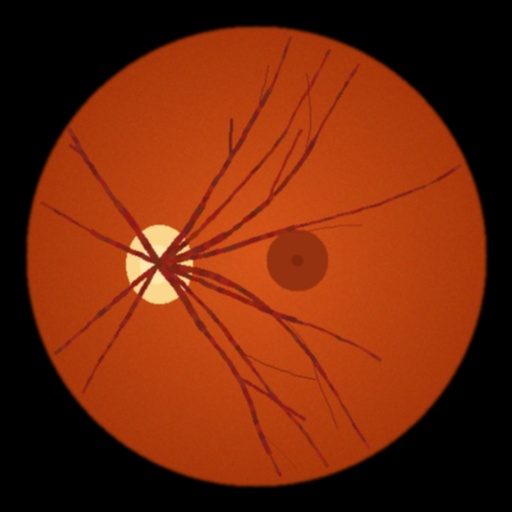
#> input picture dataset/0_No_DR/no_dr_1.jpg, 512 x 512 px; its folder holds only this picture in this run
$ python -i dip_pipeline.py   (imports and definitions only)   (older library calls are emulated)
#> lines starting #> are read from the running program, lines starting #| are printed output that depends on the picture; after the words box and inside, x2 and y2 are one past the last pixel; in counts of white or black regions, pixels touching at a corner belong together
"""
dip_pipeline.py
===============
Digital Image Processing (DIP) Pipeline for Diabetic Retinopathy Detection.

Viva Highlights:
- Green Channel: Provides highest optical contrast for hemoglobin / blood vessels.
- CLAHE: Contrast Limited Adaptive Histogram Equalization avoids noise amplification.
- Morphological Top-Hat: Enhances fine vessel structures and microaneurysms.
- Optic Disc Masking: Robust morphological closing prevents false positive exudate classifications.
- Lesion Segmentation: Detects microaneurysms (red circular lesions) and exudates (bright lipid deposits).
"""

import os
import cv2
import numpy as np


class DIPPipeline:
    def __init__(self, target_size=(512, 512)):
        self.target_size = target_size

    def get_retinal_mask(self, img_bgr):
        """
        Creates circular/elliptical Field-of-View (FOV) mask of the retina.
        Eliminates dark background borders so metrics are computed strictly inside retina.
        """
        gray = cv2.cvtColor(img_bgr, cv2.COLOR_BGR2GRAY)
        _, mask = cv2.threshold(gray, 18, 255, cv2.THRESH_BINARY)
        kernel = cv2.getStructuringElement(cv2.MORPH_ELLIPSE, (15, 15))
        mask = cv2.morphologyEx(mask, cv2.MORPH_CLOSE, kernel)
        mask = cv2.morphologyEx(mask, cv2.MORPH_OPEN, kernel)

        contours, _ = cv2.findContours(mask, cv2.RETR_EXTERNAL, cv2.CHAIN_APPROX_SIMPLE)
        clean_mask = np.zeros_like(mask)
        if contours:
            largest_c = max(contours, key=cv2.contourArea)
            hull = cv2.convexHull(largest_c)
            cv2.drawContours(clean_mask, [hull], -1, 255, thickness=-1)
            erode_k = cv2.getStructuringElement(cv2.MORPH_ELLIPSE, (9, 9))
            clean_mask = cv2.erode(clean_mask, erode_k)
        else:
            h, w = gray.shape
            cv2.circle(clean_mask, (w // 2, h // 2), int(min(h, w) * 0.45), 255, -1)

        return clean_mask

    def extract_green_channel(self, img_bgr):
        """
        Extracts Green Channel.
        Viva Question: Why green channel?
        Answer: Hemoglobin absorbs green light (approx 540-570 nm) maximally,
        making retinal blood vessels appear darkest with peak contrast against the fundus background.
        Red is saturated, Blue has poor depth penetration and strong Rayleigh scattering.
        """
        return img_bgr[:, :, 1]

    def apply_clahe(self, green_img, clip_limit=2.5, tile_size=(8, 8)):
        """
        Contrast Limited Adaptive Histogram Equalization (CLAHE).
        Divides image into 8x8 contextual tiles and applies equalization locally
        with contrast clipping to prevent noise amplification in uniform regions.
        """
        clahe = cv2.createCLAHE(clipLimit=clip_limit, tileGridSize=tile_size)
        return clahe.apply(green_img)

    def denoise(self, img_gray):
        """
        Applies Median filter.
        Median filter removes salt-and-pepper noise while preserving vessel edge sharpness.
        """
        return cv2.medianBlur(img_gray, 3)

    def segment_blood_vessels(self, enhanced_img, fov_mask):
        """
        Blood vessel segmentation using Morphological Bottom-Hat / Top-Hat
        and Adaptive Thresholding.
        """
        kernel_bg = cv2.getStructuringElement(cv2.MORPH_ELLIPSE, (19, 19))
        background = cv2.morphologyEx(enhanced_img, cv2.MORPH_CLOSE, kernel_bg)

        vessel_contrast = cv2.subtract(background, enhanced_img)

        kernel_line = cv2.getStructuringElement(cv2.MORPH_RECT, (9, 9))
        tophat = cv2.morphologyEx(vessel_contrast, cv2.MORPH_TOPHAT, kernel_line)
        vessel_signal = cv2.addWeighted(vessel_contrast, 0.7, tophat, 0.3, 0)

        vessels_thresh = cv2.adaptiveThreshold(
            vessel_signal,
            255,
            cv2.ADAPTIVE_THRESH_GAUSSIAN_C,
            cv2.THRESH_BINARY,
            17,
            -3
        )

        vessels_clean = cv2.bitwise_and(vessels_thresh, vessels_thresh, mask=fov_mask)

        num_labels, labels, stats, _ = cv2.connectedComponentsWithStats(vessels_clean, connectivity=8)
        filtered_vessels = np.zeros_like(vessels_clean)
        for i in range(1, num_labels):
            if stats[i, cv2.CC_STAT_AREA] >= 18:
                filtered_vessels[labels == i] = 255

        return filtered_vessels

    def detect_optic_disc(self, green_img, fov_mask):
        """
        Detects Optic Disc (brightest circular/elliptical region).
        Uses morphological closing to bridge traversing blood vessels and creates
        a complete coverage mask.
        """
        kernel_fuse = cv2.getStructuringElement(cv2.MORPH_ELLIPSE, (31, 31))
        closed = cv2.morphologyEx(green_img, cv2.MORPH_CLOSE, kernel_fuse)
        blurred = cv2.GaussianBlur(closed, (21, 21), 0)

        min_v, max_v, min_l, max_l = cv2.minMaxLoc(blurred, mask=fov_mask)
        thresh = int(max_v * 0.80)
        _, bright = cv2.threshold(blurred, thresh, 255, cv2.THRESH_BINARY)
        bright = cv2.bitwise_and(bright, fov_mask)

        num_c, labels, stats, centroids = cv2.connectedComponentsWithStats(bright)
        disc_mask = np.zeros_like(green_img)
        disc_center = max_l
        disc_radius = 48

        if num_c > 1:
            largest_label = 1 + np.argmax(stats[1:, cv2.CC_STAT_AREA])
            x = stats[largest_label, cv2.CC_STAT_LEFT]
            y = stats[largest_label, cv2.CC_STAT_TOP]
            w = stats[largest_label, cv2.CC_STAT_WIDTH]
            h = stats[largest_label, cv2.CC_STAT_HEIGHT]
            cx = int(x + w / 2)
            cy = int(y + h / 2)
            disc_center = (cx, cy)
            disc_radius = int(max(w, h) / 2 + 15)
            cv2.circle(disc_mask, disc_center, disc_radius, 255, -1)
        else:
            cv2.circle(disc_mask, disc_center, disc_radius, 255, -1)

        return disc_mask, disc_center, disc_radius

    def detect_lesions(self, green_img, clahe_img, vessel_mask, disc_mask, fov_mask):
        """
        Detects Diabetic Retinopathy lesions:
        1. Microaneurysms / Hemorrhages (MA): Dark spots in green channel.
        2. Hard Exudates (EX): Bright yellowish/white lipid deposits.
        """
        h, w = green_img.shape

        non_disc_fov = cv2.bitwise_and(fov_mask, cv2.bitwise_not(disc_mask))
        tissue_roi = cv2.bitwise_and(non_disc_fov, cv2.bitwise_not(vessel_mask))

        # --- A. Exudates Detection (Bright Lesions) ---
        # Exudates appear distinctly bright in green channel outside optic disc
        cand_ex = cv2.bitwise_and((green_img > 185).astype(np.uint8) * 255, tissue_roi)
        num_ex, _, stats_ex, centroids_ex = cv2.connectedComponentsWithStats(cand_ex)
        valid_exudate_blobs = []
        exudate_area = 0

        for i in range(1, num_ex):
            area = stats_ex[i, cv2.CC_STAT_AREA]
            if 2 <= area <= 600:
                x = stats_ex[i, cv2.CC_STAT_LEFT]
                y = stats_ex[i, cv2.CC_STAT_TOP]
                bw = stats_ex[i, cv2.CC_STAT_WIDTH]
                bh = stats_ex[i, cv2.CC_STAT_HEIGHT]
                valid_exudate_blobs.append((x, y, bw, bh, area))
                exudate_area += area

        # --- B. Microaneurysms Detection (Dark Red circular lesions) ---
        inv_green = cv2.bitwise_not(green_img)
        kernel_ma = cv2.getStructuringElement(cv2.MORPH_ELLIPSE, (7, 7))
        tophat_ma = cv2.morphologyEx(inv_green, cv2.MORPH_TOPHAT, kernel_ma)

        _, ma_binary = cv2.threshold(tophat_ma, 18, 255, cv2.THRESH_BINARY)
        cand_ma = cv2.bitwise_and(ma_binary, tissue_roi)
        num_ma, _, stats_ma, centroids_ma = cv2.connectedComponentsWithStats(cand_ma)

        valid_ma_blobs = []
        for i in range(1, num_ma):
            area = stats_ma[i, cv2.CC_STAT_AREA]
            if 2 <= area <= 75:
                cx = int(centroids_ma[i][0])
                cy = int(centroids_ma[i][1])
                r = int(max(2, np.sqrt(area / np.pi) + 1.5))
                valid_ma_blobs.append((cx, cy, r))

        # Create Lesion Visualization
        lesion_vis = cv2.cvtColor(clahe_img, cv2.COLOR_GRAY2BGR)

        # Draw Exudates in Yellow / Gold boxes
        for (x, y, bw, bh, area) in valid_exudate_blobs:
            cv2.rectangle(lesion_vis, (x - 2, y - 2), (x + bw + 2, y + bh + 2), (0, 220, 255), 1)
            cv2.rectangle(lesion_vis, (x, y), (x + bw, y + bh), (0, 255, 255), -1)

        # Draw Microaneurysms in Vivid Red Circles
        for (cx, cy, cr) in valid_ma_blobs:
            cv2.circle(lesion_vis, (cx, cy), max(3, cr), (0, 0, 255), 2)
            cv2.circle(lesion_vis, (cx, cy), 1, (0, 0, 255), -1)

        # Outline optic disc in subtle cyan for examiner clarity
        disc_c, _ = cv2.findContours(disc_mask, cv2.RETR_EXTERNAL, cv2.CHAIN_APPROX_SIMPLE)
        if disc_c:
            cv2.drawContours(lesion_vis, disc_c, -1, (255, 180, 0), 1)

        return {
            "lesion_vis": lesion_vis,
            "microaneurysm_count": len(valid_ma_blobs),
            "exudate_count": len(valid_exudate_blobs),
            "exudate_area": int(exudate_area),
            "ma_blobs": valid_ma_blobs,
            "ex_blobs": valid_exudate_blobs
        }

    def extract_features(self, green_img, vessel_mask, lesion_info, fov_mask):
        """
        Computes quantitative DIP features for medical diagnosis and ML classification.
        """
        fov_pixels = int(np.count_nonzero(fov_mask))
        if fov_pixels == 0:
            fov_pixels = 1

        vessel_pixels = int(np.count_nonzero(vessel_mask))
        vessel_density = round((vessel_pixels / fov_pixels) * 100.0, 2)

        ma_count = lesion_info["microaneurysm_count"]
        ex_count = lesion_info["exudate_count"]
        ex_area_pct = round((lesion_info["exudate_area"] / fov_pixels) * 100.0, 3)

        retinal_pixels = green_img[fov_mask > 0]
        mean_intensity = round(float(np.mean(retinal_pixels)), 2) if len(retinal_pixels) > 0 else 0.0
        contrast_std = round(float(np.std(retinal_pixels)), 2) if len(retinal_pixels) > 0 else 0.0

        sobelx = cv2.Sobel(vessel_mask, cv2.CV_64F, 1, 0, ksize=3)
        sobely = cv2.Sobel(vessel_mask, cv2.CV_64F, 0, 1, ksize=3)
        grad_mag = np.sqrt(sobelx**2 + sobely**2)
        vessel_tortuosity = round(float(np.mean(grad_mag[vessel_mask > 0])) if vessel_pixels > 0 else 0.0, 2)

        return {
            "vessel_density": vessel_density,
            "microaneurysm_count": ma_count,
            "exudate_count": ex_count,
            "exudate_area_pct": ex_area_pct,
            "mean_intensity": mean_intensity,
            "contrast_std": contrast_std,
            "vessel_tortuosity": vessel_tortuosity,
            "total_lesions": ma_count + ex_count
        }

    def create_result_overlay(self, original_bgr, vessel_mask, lesion_info):
        """
        Creates composite ophthalmology overlay:
        - Segmented vessels in neon cyan
        - Microaneurysms in vivid red
        - Exudates in bright yellow
        """
        overlay = original_bgr.copy()

        vessel_indices = vessel_mask > 0
        overlay[vessel_indices] = cv2.addWeighted(
            overlay[vessel_indices], 0.35,
            np.full_like(overlay[vessel_indices], (240, 210, 30)), 0.65, 0
        )

        for (x, y, bw, bh, _) in lesion_info["ex_blobs"]:
            cv2.rectangle(overlay, (x, y), (x + bw, y + bh), (0, 235, 255), 2)

        for (cx, cy, cr) in lesion_info["ma_blobs"]:
            cv2.circle(overlay, (cx, cy), max(3, cr), (0, 0, 255), 2)

        return overlay

    def process(self, img_bgr, output_dir=None):
        """
        Executes full step-by-step DIP pipeline, saving all intermediate images.
        """
        original_resized = cv2.resize(img_bgr, self.target_size, interpolation=cv2.INTER_AREA)
        fov_mask = self.get_retinal_mask(original_resized)
        gray_img = cv2.cvtColor(original_resized, cv2.COLOR_BGR2GRAY)
        green_img = self.extract_green_channel(original_resized)
        clahe_img = self.apply_clahe(green_img)
        denoised_img = self.denoise(clahe_img)
        vessel_mask = self.segment_blood_vessels(denoised_img, fov_mask)
        disc_mask, disc_center, disc_radius = self.detect_optic_disc(green_img, fov_mask)

        disc_masked_view = clahe_img.copy()
        cv2.circle(disc_masked_view, disc_center, disc_radius, 0, -1)

        lesion_info = self.detect_lesions(green_img, clahe_img, vessel_mask, disc_mask, fov_mask)
        lesion_vis = lesion_info["lesion_vis"]

        features = self.extract_features(green_img, vessel_mask, lesion_info, fov_mask)
        result_overlay = self.create_result_overlay(original_resized, vessel_mask, lesion_info)

        saved_paths = {}
        if output_dir:
            os.makedirs(output_dir, exist_ok=True)
            image_map = {
                "original": original_resized,
                "gray": gray_img,
                "green": green_img,
                "clahe": clahe_img,
                "denoised": denoised_img,
                "vessels": vessel_mask,
                "optic_disc": disc_masked_view,
                "lesions": lesion_vis,
                "overlay": result_overlay
            }
            for key, img in image_map.items():
                file_path = os.path.join(output_dir, f"{key}.jpg")
                cv2.imwrite(file_path, img)
                saved_paths[key] = f"{key}.jpg"

        return {
            "features": features,
            "saved_images": saved_paths,
            "optic_disc": {
                "center": disc_center,
                "radius": disc_radius
            }
        }

>>> import cv2
>>> picture = cv2.imread('dataset/0_No_DR/no_dr_1.jpg')
#> picture is the input picture: shape (512, 512, 3); mean B, G, R 10.8, 40.1, 113.9
>>> result = DIPPipeline().process(picture)
#> in get_retinal_mask, `_, mask = cv2.threshold(gray, 18, 255, cv2.THRESH_BINARY)`:
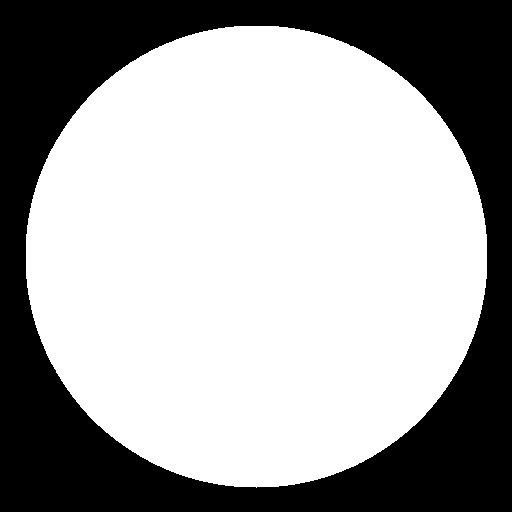
#> mask: shape (512, 512); 64.1% white; 1 black region, box (x1, y1, x2, y2) and area: (0, 0, 512, 512) 94200
#> in get_retinal_mask, `contours, _ = cv2.findContours(mask, cv2.RETR_EXTERNAL, cv2.CHAIN_APPR..`: contours = 1 contour; box (x1, y1, x2, y2) and area: (26, 26, 487, 488) 167291
#> in get_retinal_mask, `largest_c = max(contours, key=cv2.contourArea)`: largest_c = contour of 645 points, box (x1, y1, x2, y2) (26, 26, 487, 488), area 167291
#> in get_retinal_mask, `hull = cv2.convexHull(largest_c)`: hull = contour of 129 points, box (x1, y1, x2, y2) (26, 26, 487, 488), area 167749
#> in segment_blood_vessels, `num_labels, labels, stats, _ = cv2.connectedComponentsWithStats(vessel..`:
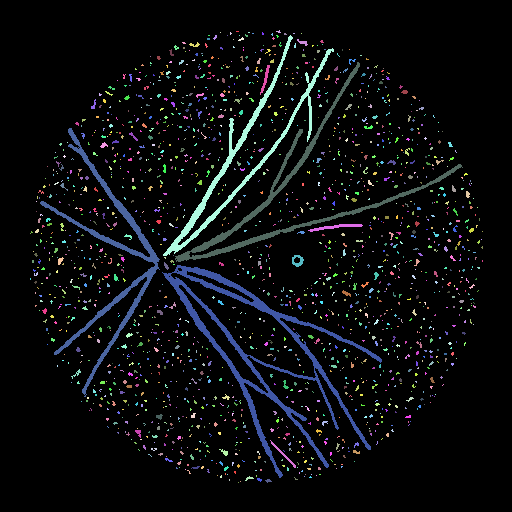
#> labels: shape (512, 512) int32; 1796 distinct labels, from 0 to 1795; one colour per label, 0 black
#> in segment_blood_vessels, `num_labels, labels, stats, _ = cv2.connectedComponentsWithStats(vessel..`: num_labels = 1796; stats = 1796 rows, first 6: [0, 0, 512, 512, 239954], [236, 31, 3, 1, 3], [276, 30, 5, 3, 8], [220, 32, 1, 1, 1], [230, 32, 2, 3, 4], [248, 32, 2, 1, 2]
#> in detect_optic_disc, `closed = cv2.morphologyEx(green_img, cv2.MORPH_CLOSE, kernel_fuse)`:
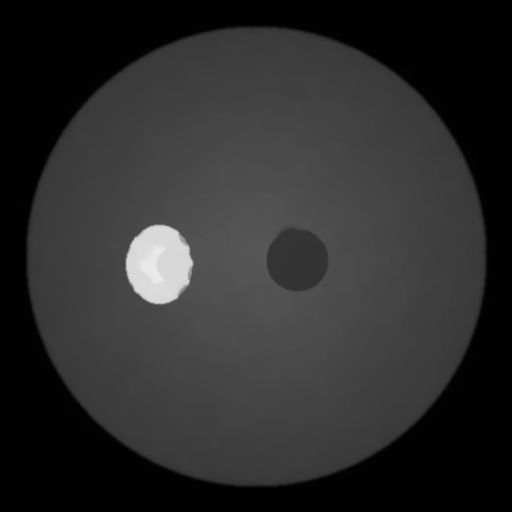
#> closed: shape (512, 512); min 0, max 236, mean 44.4
#> in detect_optic_disc, `min_v, max_v, min_l, max_l = cv2.minMaxLoc(blurred, mask=fov_mask)`: min_v = 40; max_v = 232; min_l = (315, 36); max_l = (149, 262)
#> in detect_optic_disc, `thresh = int(max_v * 0.80)`: thresh = 185
#> in detect_optic_disc, `num_c, labels, stats, centroids = cv2.connectedComponentsWithStats(bri..`: num_c = 2; stats = [[0, 0, 512, 512, 258782], [129, 228, 60, 73, 3362]]; centroids = [[256.8, 255.4], [158.4, 264]]
#> in detect_optic_disc, `disc_center = max_l`: disc_center = (149, 262)
#> in detect_optic_disc, `largest_label = 1 + np.argmax(stats[1:, cv2.CC_STAT_AREA])`: largest_label = 1
#> in detect_optic_disc, `x = stats[largest_label, cv2.CC_STAT_LEFT]`: x = 129
#> in detect_optic_disc, `y = stats[largest_label, cv2.CC_STAT_TOP]`: y = 228
#> in detect_optic_disc, `w = stats[largest_label, cv2.CC_STAT_WIDTH]`: w = 60
#> in detect_optic_disc, `h = stats[largest_label, cv2.CC_STAT_HEIGHT]`: h = 73
#> in detect_optic_disc, `cx = int(x + w / 2)`: cx = 159
#> in detect_optic_disc, `cy = int(y + h / 2)`: cy = 264
#> in detect_optic_disc, `disc_center = (cx, cy)`: disc_center = (159, 264)
#> in detect_optic_disc, `disc_radius = int(max(w, h) / 2 + 15)`: disc_radius = 51
#> in process, `disc_mask, disc_center, disc_radius = self.detect_optic_disc(green_img..`: disc_center = (159, 264); disc_radius = 51
#> in detect_lesions, `tissue_roi = cv2.bitwise_and(non_disc_fov, cv2.bitwise_not(vessel_mask))`:
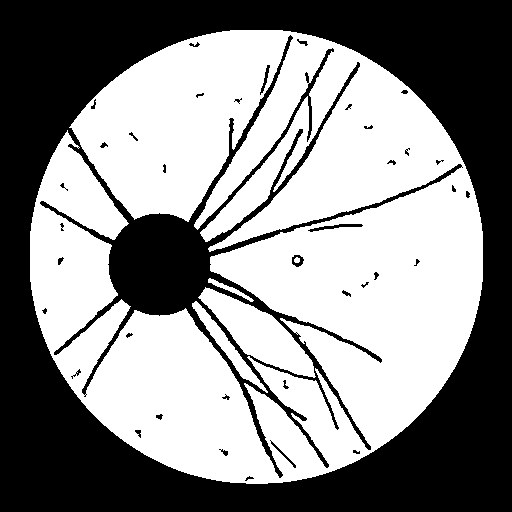
#> tissue_roi: shape (512, 512); 54.4% white; 38 black regions (13 under 20 px), largest, box (x1, y1, x2, y2) and area: (0, 0, 512, 512) 118479, (308, 224, 363, 232) 158, (260, 65, 270, 95) 85
#> in detect_lesions, `num_ex, _, stats_ex, centroids_ex = cv2.connectedComponentsWithStats(c..`: num_ex = 1; stats_ex = [[0, 0, 512, 512, 262144]]; centroids_ex = [[255.5, 255.5]]
#> after the loop in detect_lesions, `for i in range(1, num_ex):`: exudate_area = 0; valid_exudate_blobs = []
#> in detect_lesions, `num_ma, _, stats_ma, centroids_ma = cv2.connectedComponentsWithStats(c..`: num_ma = 4; stats_ma = [[0, 0, 512, 512, 262141], [274, 187, 1, 1, 1], [248, 296, 1, 1, 1], [250, 301, 1, 1, 1]]; centroids_ma = [[255.5, 255.5], [274, 187], [248, 296], [250, 301]]
#> after the loop in detect_lesions, `for i in range(1, num_ma):`: valid_ma_blobs = []
#> in detect_lesions, `disc_c, _ = cv2.findContours(disc_mask, cv2.RETR_EXTERNAL, cv2.CHAIN_A..`: disc_c = 1 contour; box (x1, y1, x2, y2) and area: (108, 213, 211, 316) 8028
#> in detect_lesions, `cv2.drawContours(lesion_vis, disc_c, -1, (255, 180, 0), 1)`:
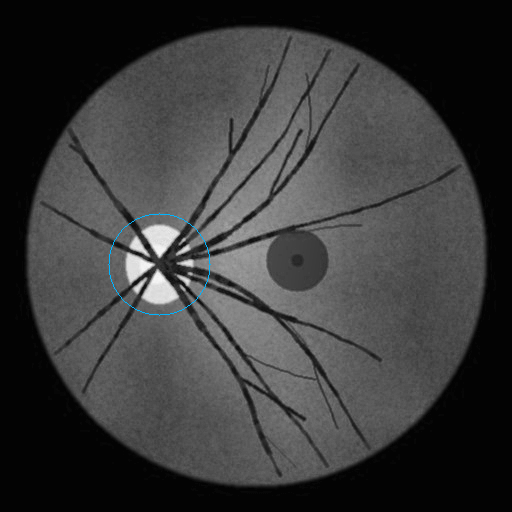
#> lesion_vis: shape (512, 512, 3); mean B, G, R 58.3, 58.3, 58.1
#> in process, `lesion_info = self.detect_lesions(green_img, clahe_img, vessel_mask, d..`: lesion_info = 6 items
#> in extract_features, `fov_pixels = int(np.count_nonzero(fov_mask))`: fov_pixels = 162533
#> in extract_features, `vessel_pixels = int(np.count_nonzero(vessel_mask))`: vessel_pixels = 14120
#> in extract_features, `vessel_density = round((vessel_pixels / fov_pixels) * 100.0, 2)`: vessel_density = 8.69
#> in extract_features, `ma_count = lesion_info["microaneurysm_count"]`: ma_count = 0
#> in extract_features, `mean_intensity = round(float(np.mean(retinal_pixels)), 2) if len(retin..`: mean_intensity = 63.4
#> in extract_features, `contrast_std = round(float(np.std(retinal_pixels)), 2) if len(retinal_..`: contrast_std = 19.59
#> in extract_features, `grad_mag = np.sqrt(sobelx**2 + sobely**2)`:
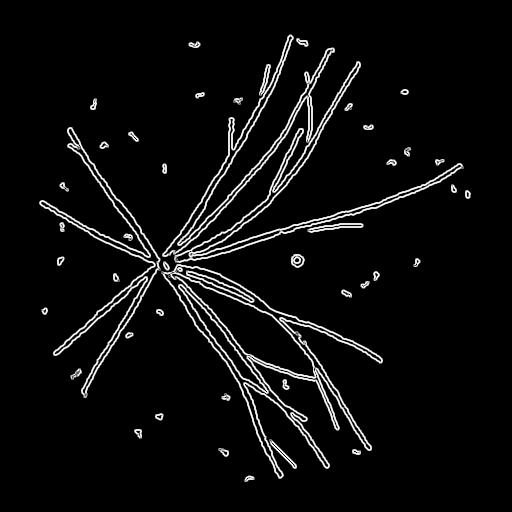
#> grad_mag: shape (512, 512) float64; min 0, max 1140.4, mean 55.4; drawn with min black and max white
#> in extract_features, `vessel_tortuosity = round(float(np.mean(grad_mag[vessel_mask > 0])) if..`: vessel_tortuosity = 503.4
#> in process, `features = self.extract_features(green_img, vessel_mask, lesion_info, ..`: features = {'vessel_density': 8.69, 'microaneurysm_count': 0, 'exudate_count': 0, 'exudate_area_pct': 0, 'mean_intensity': 63.4, 'contrast_std': 19.59, 'vessel_tortuosity': 503.4, 'total_lesions': 0}
#> in create_result_overlay, `overlay[vessel_indices] = cv2.addWeighted( overlay[vessel_indices], 0...`:
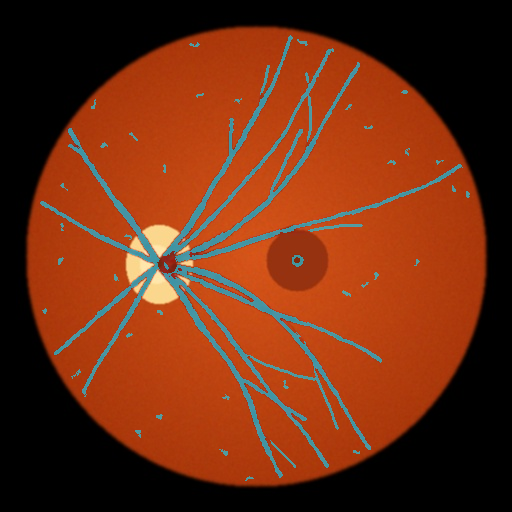
#> overlay: shape (512, 512, 3); 5.39% of pixels changed, all inside (x1, y1, x2, y2) = (40, 35, 470, 481)
#> result = 3 items
